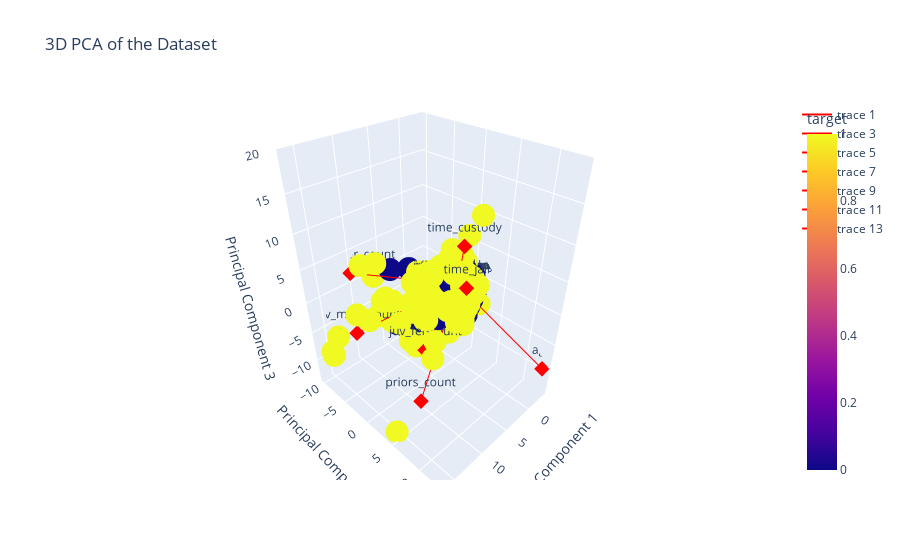

Notebook source saved alongside this figure:
### Markdown cell above
In the next cell, you are asked to perform a 3 components PCA and plot it using Plotly.
<div class="alert alert-danger">
 Note: On certain versions of Firefox, the 3D scatter function of plotly may have some issues.
</div>

### Code cell
"""
CELL N°2.2.2 : Principal Component Analysis (3D)

@pre:  A pandas.DataFrame `X` containing the dataset and labels `y`
@post: A PCA visualization in 3D where points are colored with respect to true labels `y`
"""

# Principal Component Analysis (3D)

# Select only numeric columns for PCA
numeric_columns = X.select_dtypes(include=[np.number]).columns
X_numeric = X[numeric_columns]

# Handle missing values by filling them with the mean of the column
from sklearn.impute import SimpleImputer

imputer = SimpleImputer(strategy='mean')
X_numeric = imputer.fit_transform(X_numeric)

# Perform PCA with 3 components
pca_3d = PCA(n_components=3)
X_pca_3d = pca_3d.fit_transform(X_numeric)

# Create a DataFrame with the PCA results
pca_3d_df = pd.DataFrame(data=X_pca_3d, columns=['PC1', 'PC2', 'PC3'])
pca_3d_df['target'] = y

# Plot the PCA results in 3D using Plotly
import plotly.express as px
import plotly.graph_objects as go

fig = px.scatter_3d(
    pca_3d_df, 
    x='PC1', 
    y='PC2', 
    z='PC3', 
    color='target', 
    title='3D PCA of the Dataset',
    labels={'PC1': 'Principal Component 1', 'PC2': 'Principal Component 2', 'PC3': 'Principal Component 3'}
)

# Add vectors for loadings with pointy heads
loadings = pca_3d.components_.T * np.sqrt(pca_3d.explained_variance_)
loadings_df = pd.DataFrame(loadings, columns=['PC1', 'PC2', 'PC3'], index=numeric_columns)

for index, row in loadings_df.iterrows():
    fig.add_trace(
        go.Scatter3d(
            x=[0, (row.PC1)*20],
            y=[0, row.PC2*20],
            z=[0, row.PC3*20],
            mode='lines+text',
            line=dict(color='red', width=2),
            text=index,
            textposition='top center'
        )
    )
    fig.add_trace(
        go.Scatter3d(
            x=[(row.PC1)*20],
            y=[row.PC2*20],
            z=[row.PC3*20],
            mode='markers',
            marker=dict(size=4, color='red', symbol='diamond'),
            showlegend=False
        )
    )

fig.show()

### Figure 1 — Plotly figure (JSON) as saved in the notebook; plotly's stock layout.template omitted (floating-point values rounded to 4 significant figures; data arrays with more than 128 entries replaced by an {"elided": "..."} marker saying what was removed)
{"data": [{"hovertemplate": "Principal Component 1=%{x}<br>Principal Component 2=%{y}<br>Principal Component 3=%{z}<br>target=%{marker.color}<extra></extra>", "legendgroup": "", "marker": {"color": {"elided": "6172 int values"}, "coloraxis": "coloraxis", "symbol": "circle"}, "mode": "markers", "name": "", "scene": "scene", "showlegend": false, "type": "scatter3d", "x": {"elided": "6172 float values"}, "y": {"elided": "6172 float values"}, "z": {"elided": "6172 float values"}}, {"line": {"color": "red", "width": 2}, "mode": "lines+text", "text": "age", "textposition": "top center", "type": "scatter3d", "x": [0, -3.418], "y": [0, 12.88], "z": [0, -9.431]}, {"marker": {"color": "red", "size": 4, "symbol": "diamond"}, "mode": "markers", "showlegend": false, "type": "scatter3d", "x": [-3.418], "y": [12.88], "z": [-9.431]}, {"line": {"color": "red", "width": 2}, "mode": "lines+text", "text": "juv_fel_count", "textposition": "top center", "type": "scatter3d", "x": [0, 7.988], "y": [0, 1.776], "z": [0, -5.78]}, {"marker": {"color": "red", "size": 4, "symbol": "diamond"}, "mode": "markers", "showlegend": false, "type": "scatter3d", "x": [7.988], "y": [1.776], "z": [-5.78]}, {"line": {"color": "red", "width": 2}, "mode": "lines+text", "text": "juv_misd_count", "textposition": "top center", "type": "scatter3d", "x": [0, 12.49], "y": [0, -6.883], "z": [0, -5.381]}, {"marker": {"color": "red", "size": 4, "symbol": "diamond"}, "mode": "markers", "showlegend": false, "type": "scatter3d", "x": [12.49], "y": [-6.883], "z": [-5.381]}, {"line": {"color": "red", "width": 2}, "mode": "lines+text", "text": "juv_other_count", "textposition": "top center", "type": "scatter3d", "x": [0, 10.32], "y": [0, -10.11], "z": [0, 1.883]}, {"marker": {"color": "red", "size": 4, "symbol": "diamond"}, "mode": "markers", "showlegend": false, "type": "scatter3d", "x": [10.32], "y": [-10.11], "z": [1.883]}, {"line": {"color": "red", "width": 2}, "mode": "lines+text", "text": "priors_count", "textposition": "top center", "type": "scatter3d", "x": [0, 13.13], "y": [0, 6.293], "z": [0, -7.889]}, {"marker": {"color": "red", "size": 4, "symbol": "diamond"}, "mode": "markers", "showlegend": false, "type": "scatter3d", "x": [13.13], "y": [6.293], "z": [-7.889]}, {"line": {"color": "red", "width": 2}, "mode": "lines+text", "text": "time_jail", "textposition": "top center", "type": "scatter3d", "x": [0, 8.99], "y": [0, 9.075], "z": [0, 8.272]}, {"marker": {"color": "red", "size": 4, "symbol": "diamond"}, "mode": "markers", "showlegend": false, "type": "scatter3d", "x": [8.99], "y": [9.075], "z": [8.272]}, {"line": {"color": "red", "width": 2}, "mode": "lines+text", "text": "time_custody", "textposition": "top center", "type": "scatter3d", "x": [0, 7.59], "y": [0, 7.37], "z": [0, 11.98]}, {"marker": {"color": "red", "size": 4, "symbol": "diamond"}, "mode": "markers", "showlegend": false, "type": "scatter3d", "x": [7.59], "y": [7.37], "z": [11.98]}], "layout": {"coloraxis": {"colorbar": {"title": {"text": "target"}}, "colorscale": [[0, "#0d0887"], [0.1111, "#46039f"], [0.2222, "#7201a8"], [0.3333, "#9c179e"], [0.4444, "#bd3786"], [0.5556, "#d8576b"], [0.6667, "#ed7953"], [0.7778, "#fb9f3a"], [0.8889, "#fdca26"], [1, "#f0f921"]]}, "legend": {"tracegroupgap": 0}, "scene": {"domain": {"x": [0, 1], "y": [0, 1]}, "xaxis": {"title": {"text": "Principal Component 1"}}, "yaxis": {"title": {"text": "Principal Component 2"}}, "zaxis": {"title": {"text": "Principal Component 3"}}}, "title": {"text": "3D PCA of the Dataset"}}}
